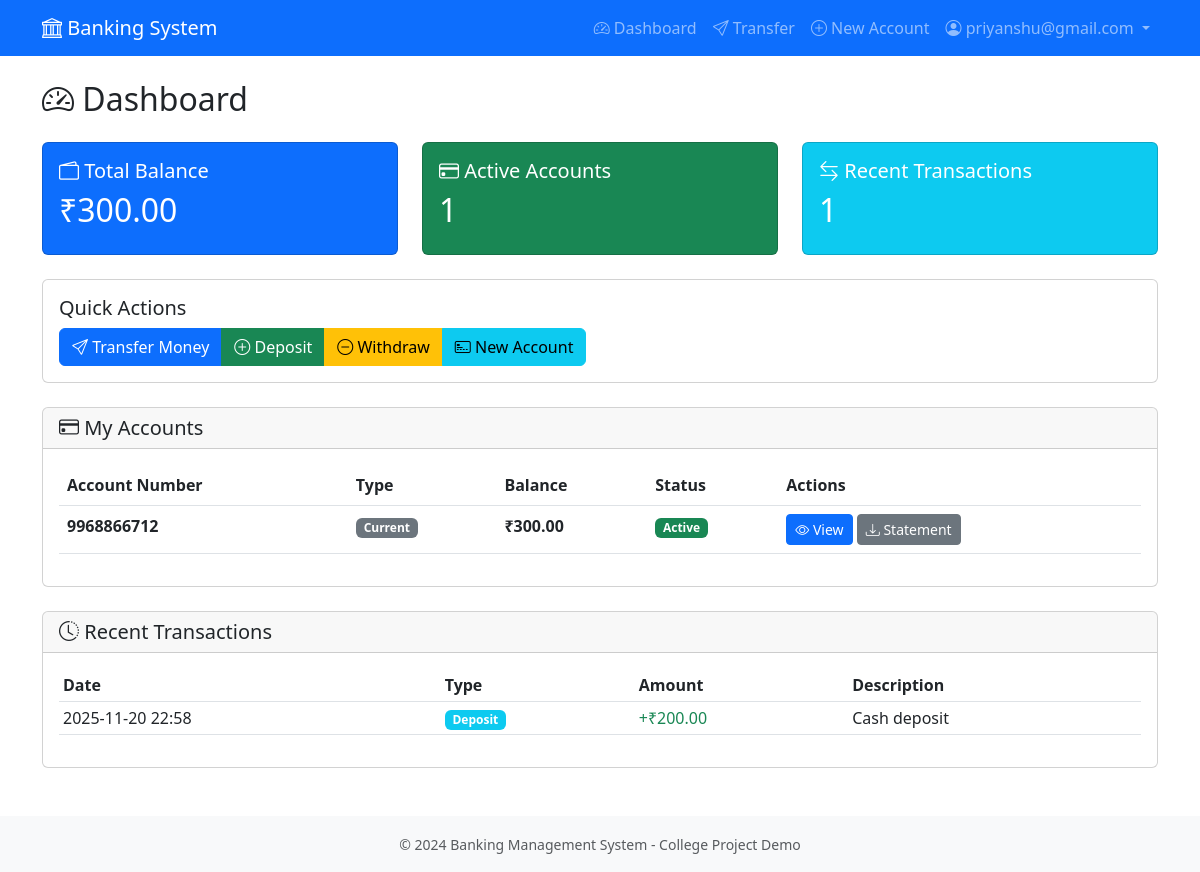
The app's page /user/dashboard (signed in) with its own data.
### app/models.py (models this page shows, shortened)
class User(UserMixin, db.Model):
    __tablename__ = 'users'
    id = db.Column(db.Integer, primary_key=True)
    email = db.Column(db.String(120), unique=True, nullable=False, index=True)
    password_hash = db.Column(db.String(255), nullable=False)
    full_name = db.Column(db.String(100), nullable=False)
    phone = db.Column(db.String(20), nullable=True)
    is_admin = db.Column(db.Boolean, default=False, nullable=False)
    is_active = db.Column(db.Boolean, default=True, nullable=False)
    created_at = db.Column(db.DateTime, default=get_ist_now, nullable=False)
    accounts = db.relationship('Account', backref='owner', lazy='dynamic', cascade='all, delete-orphan')
    def get_total_balance(self):
        total_cents = sum(account.balance for account in self.accounts)
        return total_cents / 100.0

class Account(db.Model):
    __tablename__ = 'accounts'
    id = db.Column(db.Integer, primary_key=True)
    user_id = db.Column(db.Integer, db.ForeignKey('users.id'), nullable=False, index=True)
    account_number = db.Column(db.String(20), unique=True, nullable=False, index=True)
    account_type = db.Column(db.String(20), nullable=False)  # 'checking' or 'savings'
    balance = db.Column(db.Integer, default=0, nullable=False)  # Stored in cents
    is_frozen = db.Column(db.Boolean, default=False, nullable=False)
    created_at = db.Column(db.DateTime, default=get_ist_now, nullable=False)
    transactions_sent = db.relationship(
        'Transaction',
        foreign_keys='Transaction.from_account_id',
        backref='source_account',
        lazy='dynamic'
    )
    transactions_received = db.relationship(
        'Transaction',
        foreign_keys='Transaction.to_account_id',
        backref='destination_account',
        lazy='dynamic'
    )
    def get_balance(self):
        return self.balance / 100.0
    def get_all_transactions(self):
        sent = self.transactions_sent.all()
        received = self.transactions_received.all()
        all_transactions = sent + received
        return sorted(all_transactions, key=lambda x: x.timestamp, reverse=True)

class Transaction(db.Model):
    __tablename__ = 'transactions'
    id = db.Column(db.Integer, primary_key=True)
    from_account_id = db.Column(db.Integer, db.ForeignKey('accounts.id'), nullable=True, index=True)
    to_account_id = db.Column(db.Integer, db.ForeignKey('accounts.id'), nullable=True, index=True)
    amount = db.Column(db.Integer, nullable=False)  # Stored in cents
    transaction_type = db.Column(db.String(20), nullable=False)  # 'transfer', 'deposit', 'withdrawal'
    description = db.Column(db.String(255), nullable=True)
    timestamp = db.Column(db.DateTime, default=get_ist_now, nullable=False, index=True)
    def get_amount(self):
        return self.amount / 100.0

### app/routes/user_routes.py (the view)
@bp.route('/dashboard')
@login_required
def dashboard():
    if isinstance(current_user, Admin):
        return redirect(url_for('admin.dashboard'))
    accounts = current_user.accounts.all()
    transactions_map = {}
    for account in accounts:
        transactions = account.get_all_transactions()
        for tx in transactions:
            transactions_map[tx.id] = tx
    recent_transactions = list(transactions_map.values())
    recent_transactions = sorted(recent_transactions, key=lambda x: x.timestamp, reverse=True)[:10]
    total_balance = current_user.get_total_balance()
    return render_template(
        'user/dashboard.html',
        title='Dashboard',
        accounts=accounts,
        recent_transactions=recent_transactions,
        total_balance=total_balance
    )

### app/templates/user/dashboard.html (shortened to what this page needs)
{% extends "layout.html" %}
{% block content %}
<h2 class="mb-4">
    <i class="bi bi-speedometer2"></i> Dashboard
</h2>
<div class="row mb-4">
    <div class="col-md-4">
        <div class="card bg-primary text-white">
            <div class="card-body">
                <h5 class="card-title">
                    <i class="bi bi-wallet2"></i> Total Balance
                </h5>
                <h2>₹{{ "%.2f"|format(total_balance) }}</h2>
            </div>
        </div>
    </div>
    <div class="col-md-4">
        <div class="card bg-success text-white">
            <div class="card-body">
                <h5 class="card-title">
                    <i class="bi bi-credit-card"></i> Active Accounts
                </h5>
                <h2>{{ accounts|length }}</h2>
            </div>
        </div>
    </div>
    <div class="col-md-4">
        <div class="card bg-info text-white">
            <div class="card-body">
                <h5 class="card-title">
                    <i class="bi bi-arrow-left-right"></i> Recent Transactions
                </h5>
                <h2>{{ recent_transactions|length }}</h2>
            </div>
        </div>
    </div>
</div>
<div class="row mb-4">
    <div class="col-12">
        <div class="card">
            <div class="card-body">
                <h5 class="card-title">Quick Actions</h5>
                <div class="btn-group" role="group">
                    <a href="{{ url_for('user.transfer') }}" class="btn btn-primary">
                        <i class="bi bi-send"></i> Transfer Money
                    </a>
                    <a href="{{ url_for('user.deposit') }}" class="btn btn-success">
                        <i class="bi bi-plus-circle"></i> Deposit
                    </a>
                    <a href="{{ url_for('user.withdraw') }}" class="btn btn-warning">
                        <i class="bi bi-dash-circle"></i> Withdraw
                    </a>
                    <a href="{{ url_for('user.create_account') }}" class="btn btn-info">
                        <i class="bi bi-credit-card-2-front"></i> New Account
                    </a>
                </div>
            </div>
        </div>
    </div>
</div>
<div class="card mb-4">
    <div class="card-header">
        <h5 class="mb-0"><i class="bi bi-credit-card"></i> My Accounts</h5>
    </div>
    <div class="card-body">
        {% if accounts %}
            <div class="table-responsive">
                <table class="table table-hover">
                    <thead>
                        <tr>
                            <th>Account Number</th>
                            <th>Type</th>
                            <th>Balance</th>
                            <th>Status</th>
                            <th>Actions</th>
                        </tr>
                    </thead>
                    <tbody>
                        {% for account in accounts %}
                        <tr>
                            <td><strong>{{ account.account_number }}</strong></td>
                            <td>
                                <span class="badge bg-secondary">{{ account.account_type.title() }}</span>
                            </td>
                            <td><strong>₹{{ "%.2f"|format(account.get_balance()) }}</strong></td>
                            <td>
                                {% if account.is_frozen %}
                                    <span class="badge bg-danger">Frozen</span>
                                {% else %}
                                    <span class="badge bg-success">Active</span>
                                {% endif %}
                            </td>
                            <td>
                                <a href="{{ url_for('user.account_details', account_id=account.id) }}" class="btn btn-sm btn-primary">
                                    <i class="bi bi-eye"></i> View
                                </a>
                                <a href="{{ url_for('user.statement', account_id=account.id) }}" class="btn btn-sm btn-secondary">
                                    <i class="bi bi-download"></i> Statement
                                </a>
                            </td>
                        </tr>
                        {% endfor %}
                    </tbody>
                </table>
            </div>
        {% else %}
            <div class="alert alert-info">
                <i class="bi bi-info-circle"></i> You don't have any accounts yet.
                <a href="{{ url_for('user.create_account') }}" class="alert-link">Create one now</a>
            </div>
        {% endif %}
    </div>
</div>
<div class="card">
    <div class="card-header">
        <h5 class="mb-0"><i class="bi bi-clock-history"></i> Recent Transactions</h5>
    </div>
    <div class="card-body">
        {% if recent_transactions %}
            <div class="table-responsive">
                <table class="table table-sm">
                    <thead>
                        <tr>
                            <th>Date</th>
                            <th>Type</th>
                            <th>Amount</th>
                            <th>Description</th>
                        </tr>
                    </thead>
                    <tbody>
                        {% for transaction in recent_transactions %}
                        <tr>
                            <td>{{ transaction.timestamp.strftime('%Y-%m-%d %H:%M') }}</td>
                            <td>
                                <span class="badge bg-info">{{ transaction.transaction_type.title() }}</span>
                            </td>
                            <td>
                                {% set my_account_ids = accounts|map(attribute='id')|list %}
                                {% if transaction.to_account_id in my_account_ids and (transaction.from_account_id is none or transaction.from_account_id not in my_account_ids) %}
                                    <span class="text-success">+₹{{ "%.2f"|format(transaction.get_amount()) }}</span>
                                {% elif transaction.from_account_id in my_account_ids and (transaction.to_account_id is none or transaction.to_account_id not in my_account_ids) %}
                                    <span class="text-danger">-₹{{ "%.2f"|format(transaction.get_amount()) }}</span>
                                {% elif transaction.from_account_id in my_account_ids and transaction.to_account_id in my_account_ids %}
                                    <span class="text-primary">⟷ ₹{{ "%.2f"|format(transaction.get_amount()) }}</span>
                                {% else %}
                                    ₹{{ "%.2f"|format(transaction.get_amount()) }}
                                {% endif %}
                            </td>
                            <td>{{ transaction.description or 'N/A' }}</td>
                        </tr>
                        {% endfor %}
                    </tbody>
                </table>
            </div>
        {% else %}
            <p class="text-muted mb-0">No transactions yet.</p>
        {% endif %}
    </div>
</div>
{% endblock %}

### app/templates/layout.html (shortened to what this page needs)
<!DOCTYPE html>
<html lang="en">
<head>
    <link href="https://cdn.jsdelivr.net/npm/bootstrap@5.3.0/dist/css/bootstrap.min.css" rel="stylesheet">
    <link rel="stylesheet" href="https://cdn.jsdelivr.net/npm/bootstrap-icons@1.11.0/font/bootstrap-icons.css">
</head>
<body>
    <nav class="navbar navbar-expand-lg navbar-dark bg-primary">
        <div class="container">
            <a class="navbar-brand" href="/">
                <i class="bi bi-bank"></i> Banking System
            </a>
            <div class="collapse navbar-collapse" id="navbarNav">
                <ul class="navbar-nav ms-auto">
                    {% if current_user.is_authenticated %}
                        {% if current_user.__class__.__name__ == 'Admin' %}
                            <li class="nav-item">
                                <a class="nav-link" href="{{ url_for('admin.dashboard') }}">
                                    <i class="bi bi-speedometer2"></i> Dashboard
                                </a>
                            </li>
                            <li class="nav-item">
                                <a class="nav-link" href="{{ url_for('admin.users') }}">
                                    <i class="bi bi-people"></i> Users
                                </a>
                            </li>
                            <li class="nav-item">
                                <a class="nav-link" href="{{ url_for('admin.transactions') }}">
                                    <i class="bi bi-arrow-left-right"></i> Transactions
                                </a>
                            </li>
                            <li class="nav-item dropdown">
                                <a class="nav-link dropdown-toggle" href="#" id="adminDropdown" role="button" data-bs-toggle="dropdown">
                                    <i class="bi bi-person-circle"></i> Admin
                                </a>
                                <ul class="dropdown-menu dropdown-menu-end">
                                    <li><a class="dropdown-item" href="{{ url_for('auth.logout') }}">
                                        <i class="bi bi-box-arrow-right"></i> Logout
                                    </a></li>
                                </ul>
                            </li>
                        {% else %}
                            <li class="nav-item">
                                <a class="nav-link" href="{{ url_for('user.dashboard') }}">
                                    <i class="bi bi-speedometer2"></i> Dashboard
                                </a>
                            </li>
                            <li class="nav-item">
                                <a class="nav-link" href="{{ url_for('user.transfer') }}">
                                    <i class="bi bi-send"></i> Transfer
                                </a>
                            </li>
                            <li class="nav-item">
                                <a class="nav-link" href="{{ url_for('user.create_account') }}">
                                    <i class="bi bi-plus-circle"></i> New Account
                                </a>
                            </li>
                            <li class="nav-item dropdown">
                                <a class="nav-link dropdown-toggle" href="#" id="userDropdown" role="button" data-bs-toggle="dropdown">
                                    <i class="bi bi-person-circle"></i> {{ current_user.email }}
                                </a>
                            </li>
                        {% endif %}
                    {% endif %}
                </ul>
            </div>
        </div>
    </nav>
    <main class="container my-4">
        {% block content %}{% endblock %}
    </main>
    <footer class="bg-light py-3 mt-5">
        <div class="container text-center text-muted">
            <small>&copy; 2024 Banking Management System - College Project Demo</small>
        </div>
    </footer>
</body>
</html>

### records on screen
User: email "priyanshu@gmail.com"
Account: account_number "9968866712", account_type "Current", get_balance "300.00", is_frozen "Active"
Transaction: get_amount "200.00"

### other values on screen
{{ "%.2f"|format(total_balance) }} "300.00"
{{ accounts|length }} "1"
{{ recent_transactions|length }} "1"
